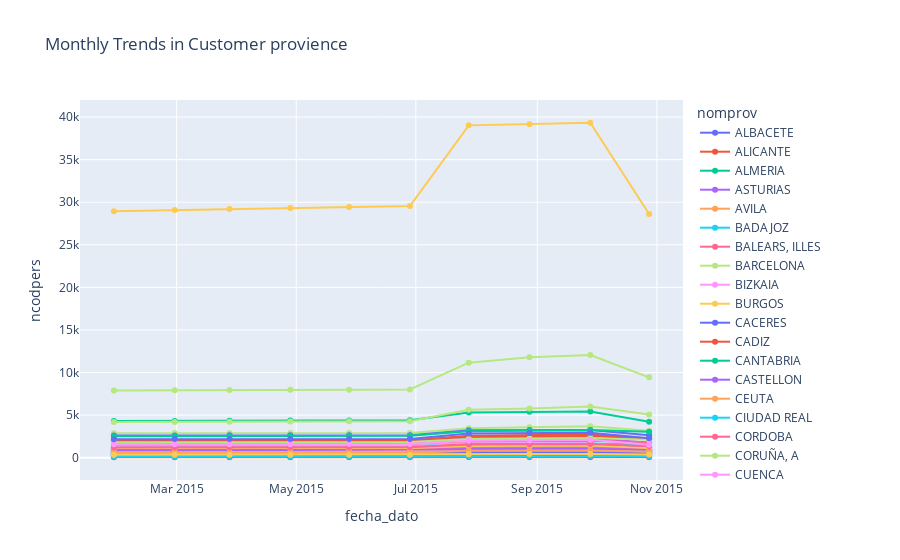

Write notebook code for a chart like this one.
### Code cell
#Monthly Trends in Customer provience 
segment_trend = df.groupby(['fecha_dato', 'nomprov'])['ncodpers'].nunique().reset_index()
fig = px.line(segment_trend, x='fecha_dato', y='ncodpers', color='nomprov',
              title="Monthly Trends in Customer provience",markers=True)
fig.show()
